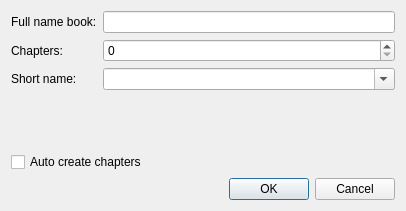
<?xml version="1.0" encoding="UTF-8"?>
<ui version="4.0">
 <class>BookAddDialog</class>
 <widget class="QDialog" name="BookAddDialog">
  <property name="windowModality">
   <enum>Qt::ApplicationModal</enum>
  </property>
  <property name="geometry">
   <rect>
    <x>0</x>
    <y>0</y>
    <width>406</width>
    <height>211</height>
   </rect>
  </property>
  <property name="windowTitle">
   <string>Add book</string>
  </property>
  <layout class="QGridLayout" name="gridLayout">
   <item row="0" column="0">
    <layout class="QVBoxLayout" name="verticalLayout">
     <item>
      <layout class="QFormLayout" name="formLayout">
       <item row="0" column="0">
        <widget class="QLabel" name="label">
         <property name="text">
          <string>Full name book:</string>
         </property>
        </widget>
       </item>
       <item row="0" column="1">
        <widget class="QLineEdit" name="lineEditFullName"/>
       </item>
       <item row="1" column="0">
        <widget class="QLabel" name="label_3">
         <property name="text">
          <string>Chapters:</string>
         </property>
        </widget>
       </item>
       <item row="1" column="1">
        <widget class="QSpinBox" name="spinBoxChapterQty">
         <property name="maximum">
          <number>1000</number>
         </property>
        </widget>
       </item>
       <item row="2" column="0">
        <widget class="QLabel" name="label_2">
         <property name="text">
          <string>Short name:</string>
         </property>
        </widget>
       </item>
       <item row="2" column="1">
        <widget class="QComboBox" name="comboBoxShortName">
         <property name="enabled">
          <bool>true</bool>
         </property>
         <property name="maximumSize">
          <size>
           <width>350</width>
           <height>16777215</height>
          </size>
         </property>
         <property name="editable">
          <bool>true</bool>
         </property>
         <property name="maxVisibleItems">
          <number>10</number>
         </property>
         <property name="duplicatesEnabled">
          <bool>false</bool>
         </property>
        </widget>
       </item>
      </layout>
     </item>
     <item>
      <spacer name="verticalSpacer">
       <property name="orientation">
        <enum>Qt::Vertical</enum>
       </property>
       <property name="sizeHint" stdset="0">
        <size>
         <width>20</width>
         <height>40</height>
        </size>
       </property>
      </spacer>
     </item>
     <item>
      <widget class="QCheckBox" name="checkBoxAutoCreateChapter">
       <property name="text">
        <string>Auto create chapters</string>
       </property>
      </widget>
     </item>
     <item>
      <widget class="QDialogButtonBox" name="buttonBox">
       <property name="orientation">
        <enum>Qt::Horizontal</enum>
       </property>
       <property name="standardButtons">
        <set>QDialogButtonBox::Cancel|QDialogButtonBox::Ok</set>
       </property>
      </widget>
     </item>
    </layout>
   </item>
  </layout>
 </widget>
 <resources/>
 <connections>
  <connection>
   <sender>buttonBox</sender>
   <signal>accepted()</signal>
   <receiver>BookAddDialog</receiver>
   <slot>accept()</slot>
   <hints>
    <hint type="sourcelabel">
     <x>248</x>
     <y>254</y>
    </hint>
    <hint type="destinationlabel">
     <x>157</x>
     <y>274</y>
    </hint>
   </hints>
  </connection>
  <connection>
   <sender>buttonBox</sender>
   <signal>rejected()</signal>
   <receiver>BookAddDialog</receiver>
   <slot>reject()</slot>
   <hints>
    <hint type="sourcelabel">
     <x>316</x>
     <y>260</y>
    </hint>
    <hint type="destinationlabel">
     <x>286</x>
     <y>274</y>
    </hint>
   </hints>
  </connection>
 </connections>
</ui>
